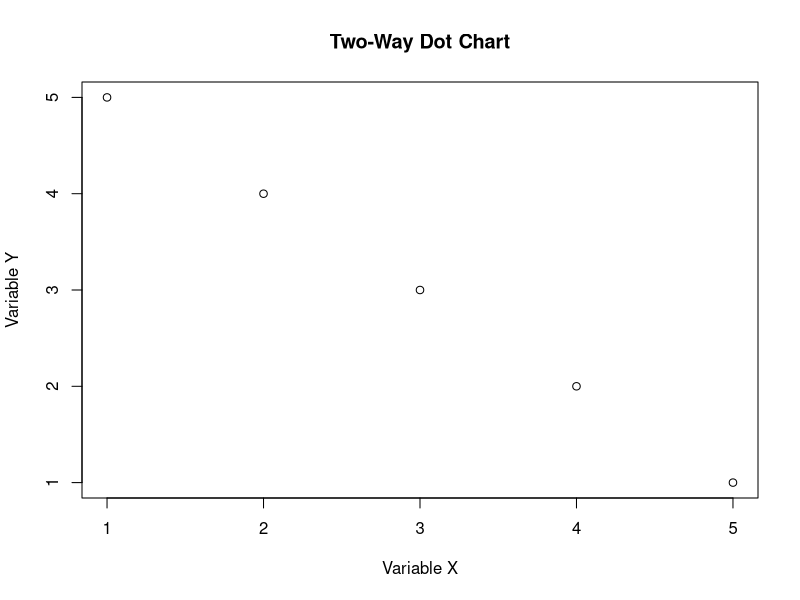
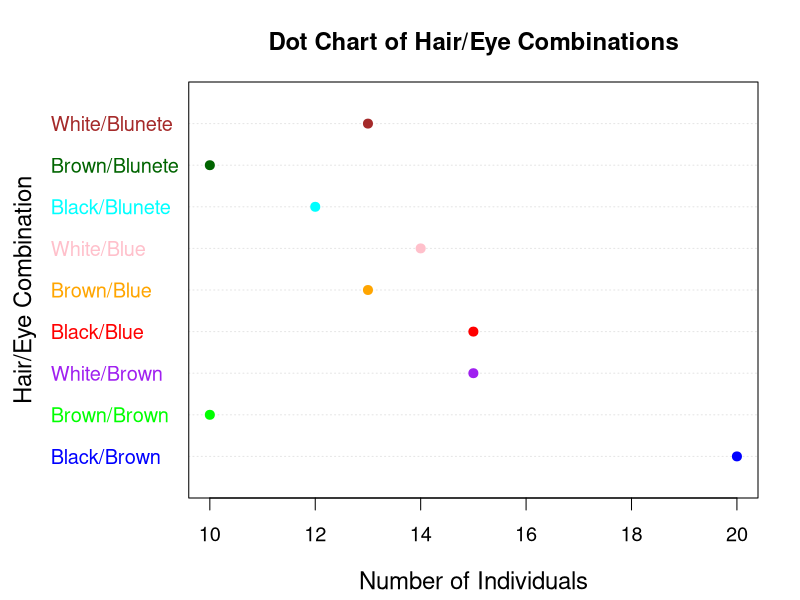
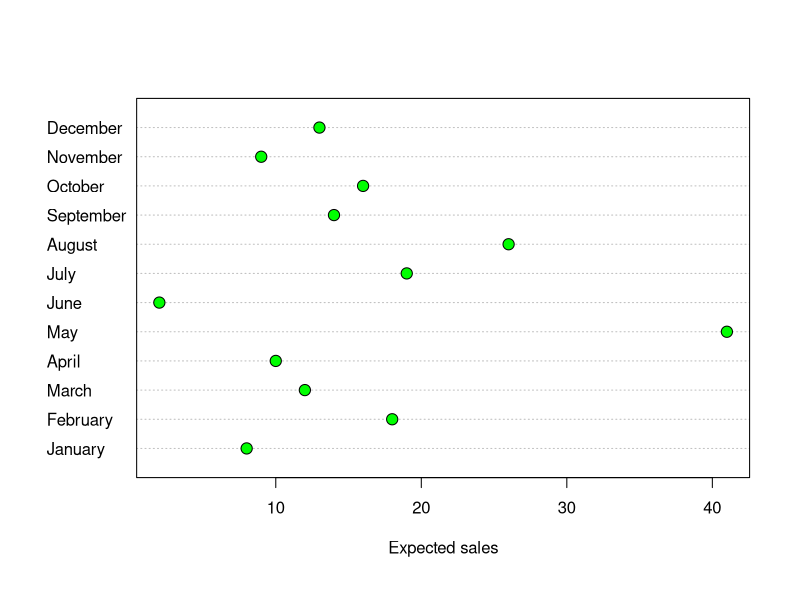
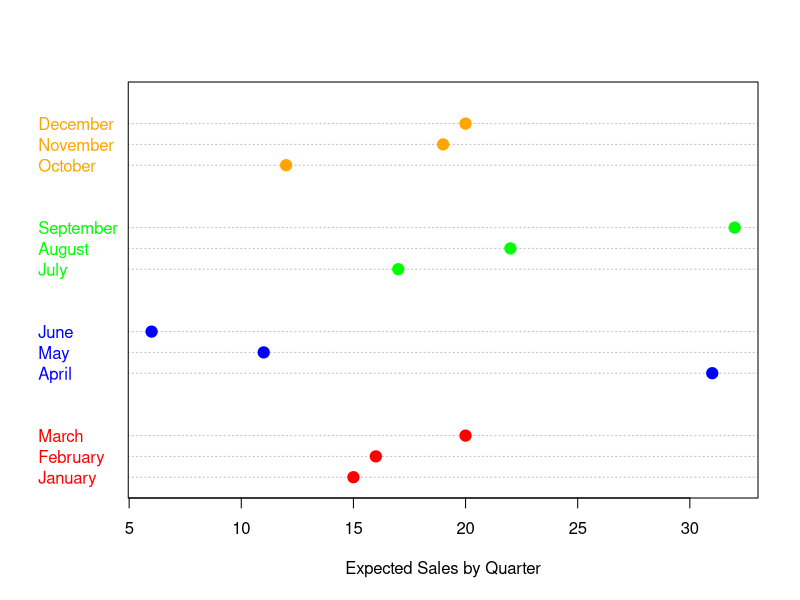
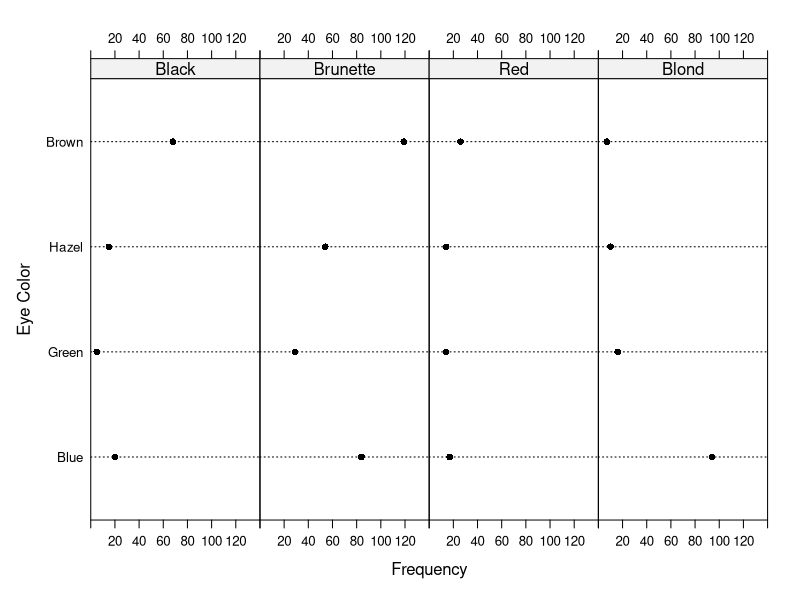
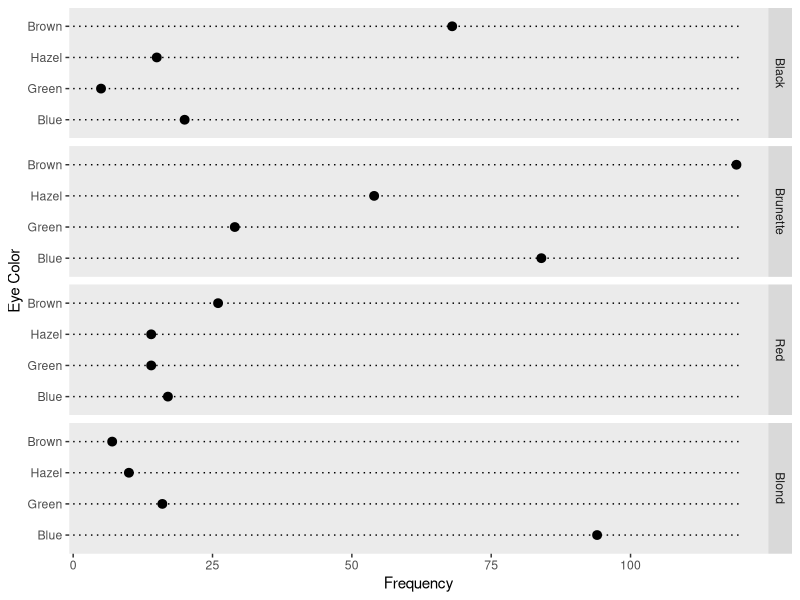
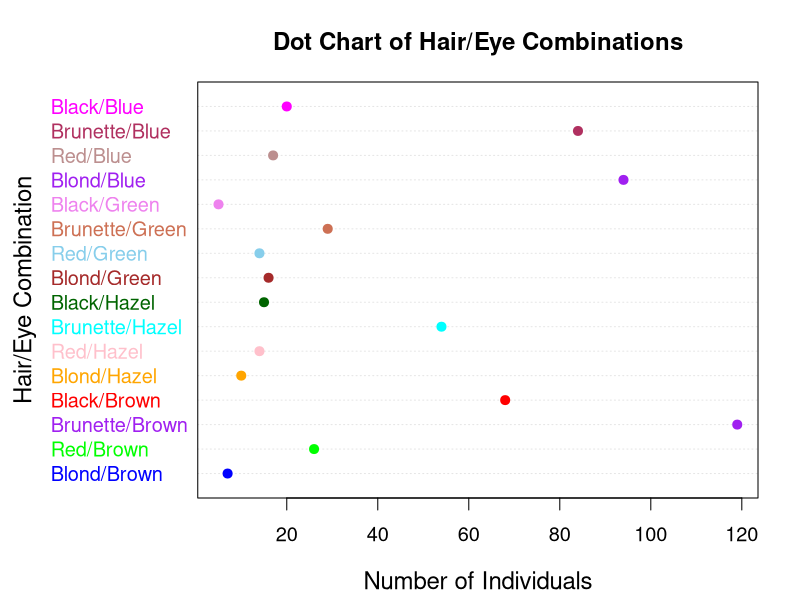
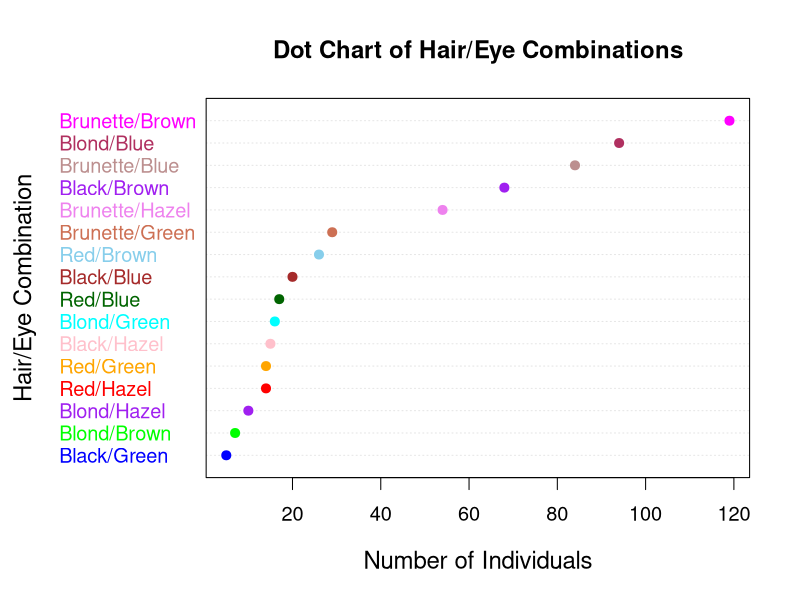

Here is the R script that generated these plots, in order:
## ---- chunk 1
# Sample data
x <- c(1, 2, 3, 4, 5)
y <- c(5, 4, 3, 2, 1)

# Create a two-way dot chart
plot(x, y, main="Two-Way Dot Chart", xlab="Variable X", ylab="Variable Y")
## ---- chunk 2
hair_eye_data <- matrix(c(20, 15, 12,
                          10, 13, 10,
                          15, 14, 13), 
                        nrow = 3, byrow = TRUE,
                        dimnames = list(c("Black", "Brown", "White"),
                                        c("Brown", "Blue", "Blunete")))

# Flatten to long format
flat_data <- as.data.frame(as.table(hair_eye_data))


dotchart(flat_data$Freq, 
         labels=paste(flat_data$Var1, flat_data$Var2, sep="/"),
         main="Dot Chart of Hair/Eye Combinations",
         xlab="Number of Individuals", 
         ylab="Hair/Eye Combination",
         pch=19,              
         col=c("blue", "green", "purple", "red", "orange", "pink", "cyan", "darkgreen", "brown"),
         cex=1.2,         
         cex.lab=1.2,   
         cex.main=1.2,
         lcolor="gray90", 
         font.main=2
         )

## ---- chunk 3

#https://r-coder.com/dot-plot-r/

month <- month.name
expected <- c(15, 16, 20, 31, 11, 6,
              17, 22, 32, 12, 19, 20)
sold <- c(8, 18, 12, 10, 41, 2,
          19, 26, 14, 16, 9, 13)
quarter <- c(rep(1, 3), rep(2, 3), rep(3, 3), rep(4, 3))

data <- data.frame(month, expected, sold, quarter)
data
## ---- chunk 4
dotchart(data$sold, 
         labels = data$month, 
         pch = 21, 
         bg = "green", 
         pt.cex = 1.5, 
         xlab = "Expected sales")

## ---- chunk 5
# Groups
colors <- numeric(4)
colors[quarter == "1"] <- "red"
colors[quarter == "2"] <- "blue"
colors[quarter == "3"] <- "green"
colors[quarter == "4"] <- "orange"

dotchart(data$expected, 
         labels = data$month, 
         pch = 19,
         pt.cex = 1.5, 
         groups = rev(data$quarter), 
         color = colors,
         xlab = "Expected Sales by Quarter")
## ---- chunk 6
haireye <- matrix(data=c(20,84,17,94,5,29,14,16,15,54,
                14,10,68,119,26,7),
                nrow=4,
                ncol=4,
                byrow=TRUE,
                dimnames=list(c("Blue","Green","Hazel","Brown"),
                c("Black","Brunette","Red","Blond"))
                )
haireye
## ---- chunk 7
require(lattice)

trellis.device(color=FALSE)
graphics.off()

windows(width=4.5,height=2.5,pointsize=12)
par(fin=c(4.45,2.45),pin=c(4.45,2.45),
mai=c(0.85,0.85,0.25,0.25))

trellis.par.set("color",TRUE)

figure<-dotplot(haireye,xlab="Frequency",
                ylab="Eye Color",
                as.table=TRUE,
                xlim=c(0,140),
                groups=FALSE,
                stack=FALSE,
                layout=c(4,1),
                col.line="black",
                lty="dotted",
                lwd=1,
                scales=list(alternating=3)
                )

print(figure)
## ---- chunk 8
require(ggplot2)

graphics.off()
windows(width=4.5,height=2.0)

haireye<-matrix(data=c(7,10,16,94,26,14, 14,17,119,54,29,84,68,15,5,20),
                nrow=4,ncol=4,
                byrow=TRUE,
                dimnames=list(c("Blond", "Red","Brunette","Black"),
                         c("Brown","Hazel","Green","Blue"))
              )

haircol<-unlist(dimnames(haireye)[1])
eyecol<-unlist(dimnames(haireye)[2])

hair<-rep(" ",16)
eye<-rep(" ",16)
freq<-rep(0,16)
n=0
for (i in 1:4){ for (j in 1:4){
n<-n+1
hair[n]<-haircol[i]
eye[n]<-eyecol[j]
freq[n]<-haireye[i,j]
}}

hair<-factor(hair,levels=rev(haircol),ordered=TRUE)
eye<-factor(eye,levels=rev(eyecol),ordered=TRUE)

haireyef<-data.frame(hair=hair,eye=eye,freq=freq)

figure<-ggplot(haireyef,aes(x=eye,y=freq)) +
        geom_pointrange(ymin=0,ymax=120,linetype=3) +
        facet_grid( hair)+
        labs(x="Eye Color",y="Frequency") +
        theme(panel.grid=element_blank()) +
        coord_flip()

print(figure)
## ---- chunk 9
flattened_data = as.data.frame(as.table(haireye))
flattened_data
## ---- chunk 10
flattened_data = as.data.frame(as.table(haireye))

dotchart(flattened_data$Freq, 
         labels=paste(flattened_data$Var1, flattened_data$Var2, sep="/"),
         main="Dot Chart of Hair/Eye Combinations",
         xlab="Number of Individuals", 
         ylab="Hair/Eye Combination",
         pch=19,              
         col=c("blue", "green", "purple", "red", 
               "orange", "pink", "cyan", "darkgreen", 
               "brown", "skyblue", "salmon3", "violet",
               "purple", "rosybrown", "maroon", "magenta"),
         cex=1.2,         
         cex.lab=1.2,   
         cex.main=1.2,
         lcolor="gray90", 
         font.main=2
         )
## ---- chunk 11

flattened_data <- as.data.frame(as.table(haireye))


flattened_data <- flattened_data[order(flattened_data$Freq, decreasing = FALSE), ]


dotchart(flattened_data$Freq, 
         labels=paste(flattened_data$Var1, flattened_data$Var2, sep="/"),
         main="Dot Chart of Hair/Eye Combinations",
         xlab="Number of Individuals", 
         ylab="Hair/Eye Combination",
         pch=19,              
         col=c("blue", "green", "purple", "red", 
               "orange", "pink", "cyan", "darkgreen", 
               "brown", "skyblue", "salmon3", "violet",
               "purple", "rosybrown", "maroon", "magenta"),
         cex=1.2,         
         cex.lab=1.2,   
         cex.main=1.2,
         lcolor="gray90", 
         font.main=2
)
## ---- chunk 12
require(ggplot2)


flattened_data$Combination <- paste(flattened_data$Var1, flattened_data$Var2, sep="/")

# Create the ggplot2 dot chart
ggplot(flattened_data, aes(x=Freq, y=reorder(Combination, Freq))) + 
                      geom_point(aes(color=Combination), size=4) +  
    scale_color_manual(values=c("blue", "green", "purple", "red", 
               "orange", "pink", "cyan", "darkgreen", 
               "brown", "skyblue", "salmon3", "violet",
                   "purple", "rosybrown", "maroon", "magenta")) + 
          labs(title="Dot Chart of Hair/Eye Combinations", 
               x="Number of Individuals", 
               y="Hair/Eye Combination") + 
        theme_minimal() +  
        theme(
          plot.title = element_text(size=14, face="bold"),
          axis.title.x = element_text(size=12),  
          axis.title.y = element_text(size=12),  
          axis.text.y = element_text(size=10),
          panel.grid.major = element_line(color="gray90")
  )
## ---- chunk 13
haireye<-matrix(data=c(20,84,17,94,5,29,14,16,15,54,14,10,68,119,26,7),
                    nrow=4,
                    ncol=4,
                    byrow=TRUE,
                    dimnames=list(c("Blue","Green","Hazel","Brown"),
                    c("Black","Brunette","Red","Blond")))
figure<-dotplot(haireye,xlab="Frequency",
                ylab="Eye Color",
                as.table=TRUE,
                groups=FALSE,
                stack=FALSE,
                layout=c(1,4),
                scales=list(alternating=3))
print(figure)
